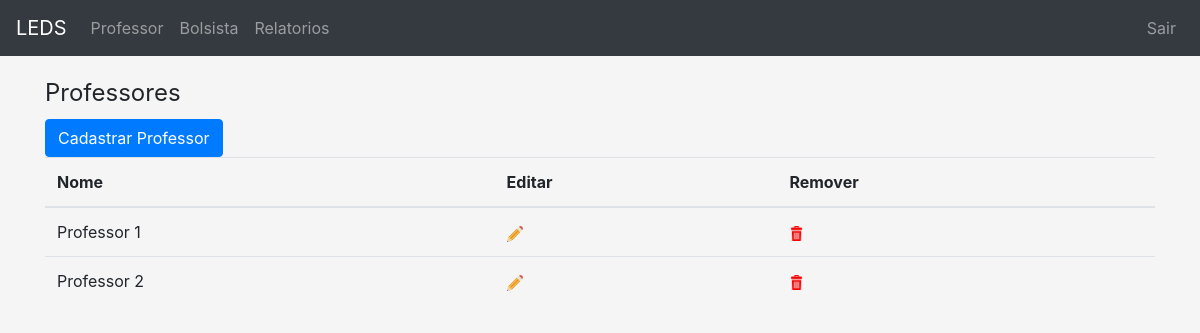
/professor/ (signed in), run on an earlier commit of the app's database.
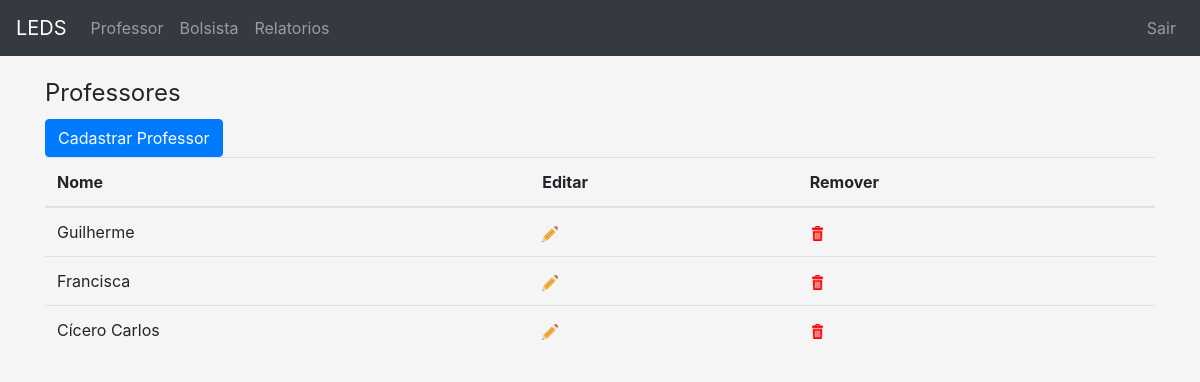
And on a later commit of the database.
### app/models.py (models this page shows, shortened)
class Professor(models.Model):
	nome = models.CharField('Nome', max_length=100, unique = True)
	class Meta:
		verbose_name='Professor';
		verbose_name_plural='Professores'

### app/views.py (the view)
# urls.py: url(r'^professor/$', views.list_professor, name='list_professor'),
@login_required(login_url='/login')
def list_professor(request):
	professores = Professor.objects.all()
	return render(request, 'professor/list_professor.html',{'professores':professores})

### app/templates/professor/list_professor.html (shortened to what this page needs)
{% extends "base.html" %}
{%load static%}
{% load django_bootstrap_breadcrumbs %}
{%block content%}
    <legend>Professores</legend>
    <a href="{%url 'app:create_professor'%}"><button class="btn btn-primary">Cadastrar Professor
</button></a>
    <table class="table">
        <thead>
        <tr>
            <th>Nome</th>
            <th>Editar</th>
            <th>Remover</th>
        </thead>
        <tbody>
        {% for professor in professores %}
            <tr>
                <td>{{ professor.nome }}</td>
                <td><a href="{%url 'app:update_professor' professor.id%}"><img alt="" src="{% static 'img/edit.png'%}"></a></td>
                <td><a href="{%url 'app:delete_professor' professor.id%}"><img alt="" src="{% static 'img/rubbish.png'%}" width="15" height="15"></a></td>
            </tr>
        {% endfor %}
        </tbody>
    </table>
{% endblock %}

What changed in the data, as far as the page shows it:
removed Professor: nome "Professor 1"
removed Professor: nome "Professor 2"
added Professor: nome "Guilherme"
added Professor: nome "Francisca"
added Professor: nome "Cícero Carlos"
